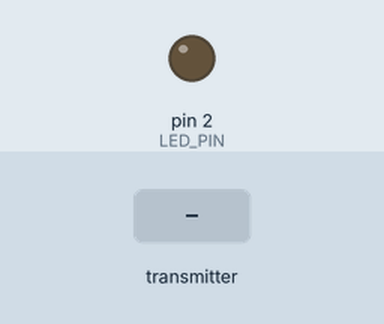
Simulated run of this sketch. Board: Arduino Uno, built with avr-gcc and run on an emulated ATmega328P. Shown: output pins drawn as LEDs (lit = HIGH). Dashed ring = blinking. Inputs (shaded band) come from the test bench. No radio packets arrive unless stated.

Above: at 1.2 s.
1.3 s: the transmitter starts sending thrustInput = 0
At 10.11 s:
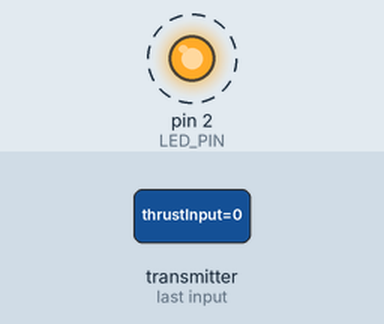
Timing chart, 0 to 10.3 s (numbered marks = the images above; inputs shaded):
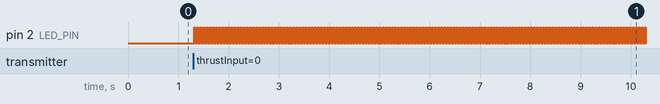

The sketch:

spiTransmitter.ino
```cpp
#include <SPI.h>
#include <nRF24L01.h>
#include <RF24.h>
#include <SoftwareSerial.h>

const byte START_MARKER = 255;

const int RX_pin = 9;
const int TX_PIN = 10;

const int CE_PIN = 5;
const int CSN_PIN = 6;

const int LED_PIN = 2;
const int LED_PIN2 = 4;

SoftwareSerial flightControllerComms(9, 10);

const byte readAddress[6] = "00001";
RF24 radio(CE_PIN, CSN_PIN);

struct ControlPacket {
  int thrustInput;
  int yawInput;
  int pitchInput;
  int rollInput;
};

ControlPacket controlPacket;

void setup() {
  radio.begin();
  radio.openReadingPipe(0, readAddress);
  radio.setPALevel(RF24_PA_MIN);
  radio.startListening();

  pinMode(LED_PIN, OUTPUT);

  flightControllerComms.begin(9600);
}

void loop() {
  digitalWrite(LED_PIN, LOW);
  digitalWrite(LED_PIN2, LOW);
  if (radio.available()) {
    radio.read(&controlPacket, sizeof(controlPacket));
    digitalWrite(LED_PIN, HIGH);
  }
  flightControllerComms.write(START_MARKER);
  int bytesSent= flightControllerComms.write(
  (char*)&controlPacket,
  sizeof(controlPacket)
  );
  if (bytesSent >= sizeof(&controlPacket)){
    digitalWrite(LED_PIN2, HIGH);
  }


  delay (10);
}
```

Measured:
- after the input at 1.3 s, pin 2 (LED_PIN): alternates HIGH for 0.02 s and LOW for 0.04 s, starting at once
